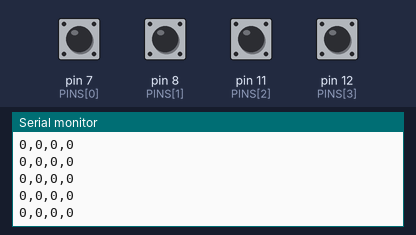
This sketch was run on a simulated Arduino Mega 2560, built with avr-gcc and run on an emulated ATmega2560. Parts: the last lines printed to the serial monitor. The test bench sets the inputs (shaded band); at power-on: pin 7 (PINS[0]), pin 8 (PINS[1]), pin 11 (PINS[2]), pin 12 (PINS[3]) HIGH.

Above: at 1.2 s.
1.3 s: pin 7 (PINS[0]) pulled LOW for 0.15 s
At 1.32 s:
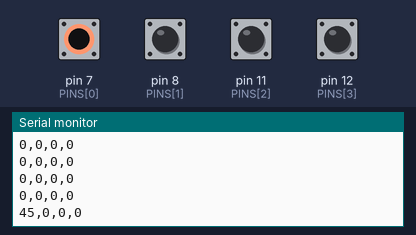
2.9 s: pin 8 (PINS[1]) pulled LOW for 0.15 s
At 2.96 s:
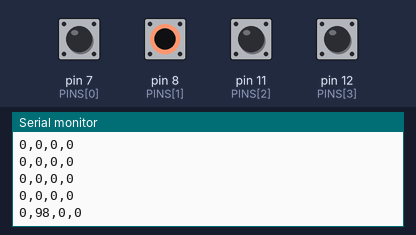
4.5 s: pin 11 (PINS[2]) pulled LOW for 0.15 s
At 4.55 s:
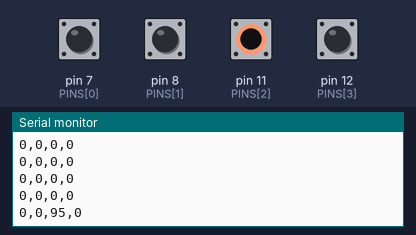
6.1 s: pin 12 (PINS[3]) pulled LOW for 0.15 s
At 6.14 s:
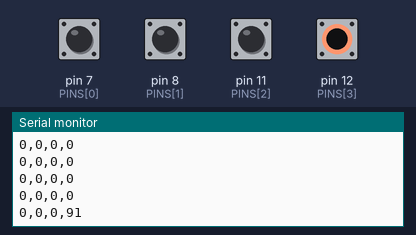
7.7 s: pin 7 (PINS[0]) pulled LOW for 1 s
At 7.78 s:
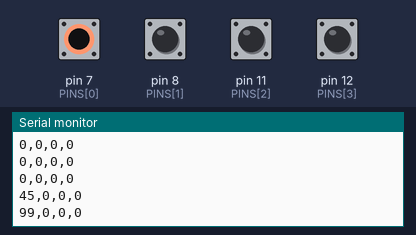
10.2 s: pin 8 (PINS[1]) pulled LOW for 1 s
At 10.24 s:
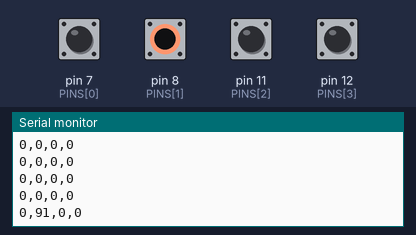
Timing chart, 0 to 13.2 s (numbered marks = the images above; inputs shaded):
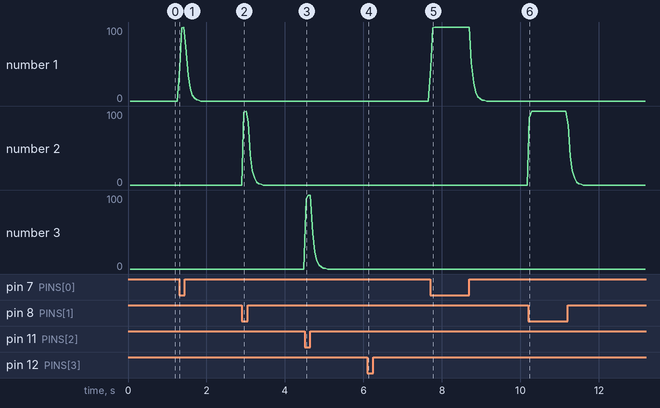

The sketch:

main.ino
```cpp
/*
  PAP — Teste Hall ×4 com saída para gráfico Python
  Pinos: D7, D8, D11, D12  |  LOW = íman detetado
  Serial 115200: linhas "p1,p2,p3,p4" (0–100) a cada 50 ms
*/

#include <Arduino.h>

const int PINS[4] = {7, 8, 11, 12};
const int SAMPLES_BURST = 12;
const float ALPHA_UP = 0.45f;
const float ALPHA_DOWN = 0.10f;
const unsigned long INTERVAL_MS = 50;

float level[4] = {0, 0, 0, 0};
unsigned long lastSend = 0;

float readInstant(int pin) {
  int lows = 0;
  for (int s = 0; s < SAMPLES_BURST; s++) {
    if (digitalRead(pin) == LOW) {
      lows++;
    }
    delayMicroseconds(150);
  }
  return (lows * 100.0f) / SAMPLES_BURST;
}

void smoothLevel(int i, float instant) {
  float alpha = (instant > level[i]) ? ALPHA_UP : ALPHA_DOWN;
  level[i] += alpha * (instant - level[i]);
}

void setup() {
  Serial.begin(115200);
  while (!Serial) {
    ;
  }

  for (int i = 0; i < 4; i++) {
    pinMode(PINS[i], INPUT_PULLUP);
  }

  Serial.println(F("# PAP Hall plot — aguardar linhas p1,p2,p3,p4"));
}

void loop() {
  for (int i = 0; i < 4; i++) {
    smoothLevel(i, readInstant(PINS[i]));
  }

  unsigned long now = millis();
  if (now - lastSend >= INTERVAL_MS) {
    lastSend = now;
    for (int i = 0; i < 4; i++) {
      if (i > 0) {
        Serial.print(',');
      }
      Serial.print((int)(level[i] + 0.5f));
    }
    Serial.println();
  }
}
```

Measured:
- after the input at 1.3 s, the serial monitor: prints a new line at once (image 1)
- after the input at 2.9 s, the serial monitor: prints a new line after 0.05 s (image 2)
- after the input at 4.5 s, the serial monitor: prints a new line at once (image 3)
- after the input at 6.1 s, the serial monitor: prints a new line at once (image 4)
- after the input at 7.7 s, the serial monitor: prints a new line at once (image 5)
- after the input at 10.2 s, the serial monitor: prints a new line at once (image 6)
